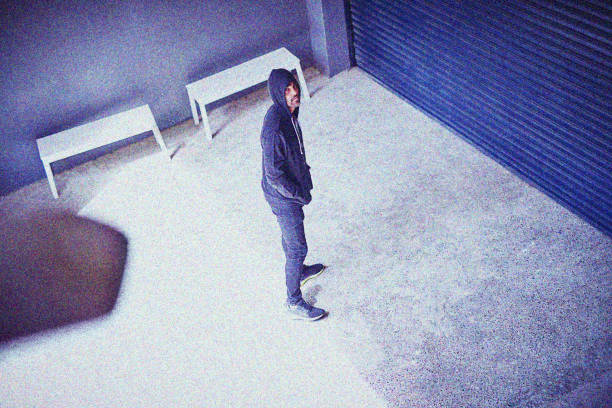
#> input picture images/security-camera.jpg, 612 x 408 px
$ jupyter execute assignment-1.ipynb
#> lines starting #> are read from the running program, lines starting #| are printed output that depends on the picture; after the words box and inside, x2 and y2 are one past the last pixel; in counts of white or black regions, pixels touching at a corner belong together
# Computer Vision Projects Notebook

## Project 1: Grayscale Analysis & Motion Detection

### 1.1 Overview

In this project, we convert surveillance camera images to grayscale and analyze them for motion detection and light source identification.

### 1.2 Objectives

- Convert color image to grayscale
- Compare original vs grayscale representation
- Evaluate grayscale effectiveness for motion detection
- Detect the brightest pixel to locate light sources

[cell 1]
import cv2
import numpy as np
import matplotlib.pyplot as plt

### 1.3 Code: Comparison - Original vs Grayscale

[cell 2]
# 1) Read and convert to RGB (for correct display in Matplotlib)
image = cv2.imread('./images/security-camera.jpg')
#> image is the input picture: shape (408, 612, 3); mean B, G, R 180.8, 148.4, 143.4
image = cv2.cvtColor(image, cv2.COLOR_BGR2RGB)

# 2) Make a grayscale version
gray_image = cv2.cvtColor(image, cv2.COLOR_RGB2GRAY)
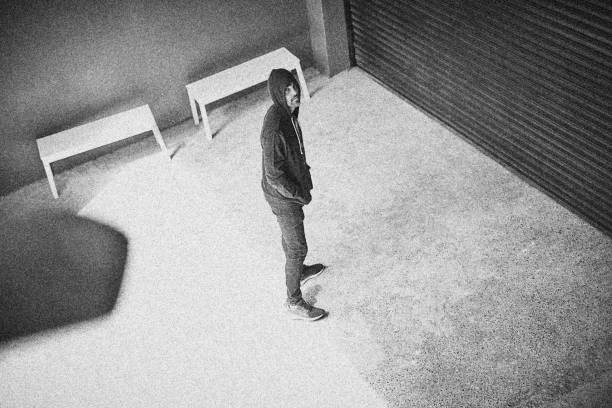
#> gray_image: shape (408, 612); min 4, max 254, mean 150.6

# 3) Show both side by side
fig, axes = plt.subplots(1, 2, figsize=(10, 5))

# Left: color image
axes[0].imshow(image)
axes[0].set_title('Security Camera (Color)')
axes[0].axis('off')

# Right: grayscale image (use cmap='gray'!)
axes[1].imshow(gray_image, cmap='gray')
axes[1].set_title('Security Camera (Grayscale)')
axes[1].axis('off')

plt.tight_layout()
plt.show()
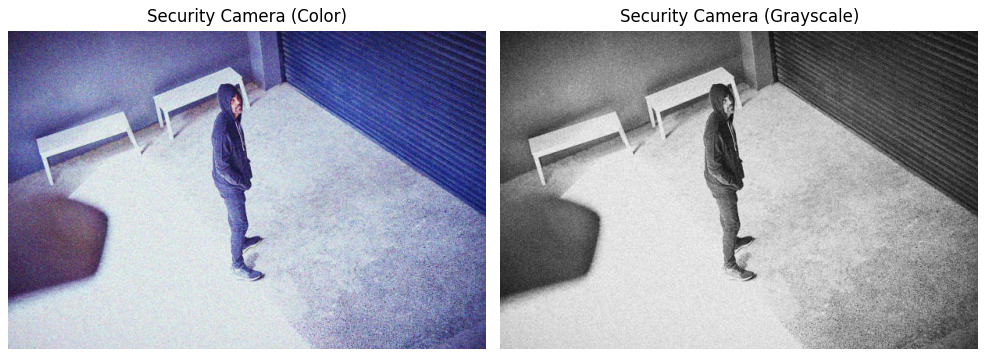
#> figure drawn by matplotlib, 2 panels

### 1.4 Analysis: Is Grayscale Better for Motion Detection?

**Answer: YES - Grayscale is better for motion detection**

**Why?**

- **Reduces computation**: Only 1 channel instead of 3 (RGB)
- **Avoids color noise**: Movement shows up as brightness changes, not color changes
- **Better for surveillance**: Color isn't critical for detecting motion; intensity is
- **Faster processing**: Less data to process means faster detection

Motion detection methods (frame differencing, background subtraction) look for **changes in brightness** between frames. Grayscale captures this directly.

### 1.5 Code: Finding the Brightest Pixel

[cell 3]
# Maximum intensity value
max_val = np.max(gray_image)
#> max_val = 254

# Position of the brightest pixel
max_pos = np.unravel_index(np.argmax(gray_image), gray_image.shape)
#> max_pos = (137, 117)

print(f"Brightest pixel value: {max_val}")
#| Brightest pixel value: 254
print(f"Location (row, col): {max_pos}")
#| Location (row, col): (137, 117)

[cell 4]
# Visualize the brightest pixel
plt.imshow(gray_image, cmap='gray')
plt.scatter([max_pos[1]], [max_pos[0]], c='red', s=50, marker='o')  # mark brightest pixel
plt.title('Brightest Pixel Highlighted')
plt.axis('off')
plt.show()
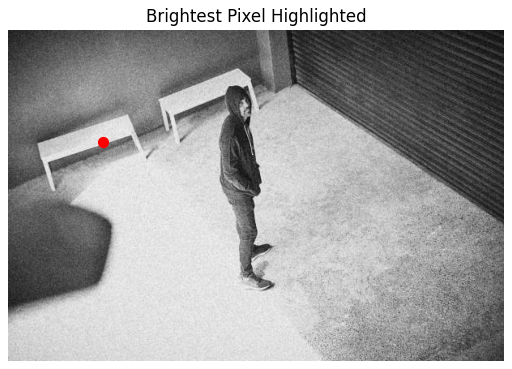
#> figure drawn by matplotlib, 1 panel

### 1.6 Results

- **Brightest pixel value**: 254 (almost maximum 255)
- **Location**: Row 137, Column 117
- **Interpretation**: This location marks a light source in the surveillance area

## Project 2: Traffic Light Detection using Color Spaces

### 2.1 Overview

In this project, we detect which traffic light is active (red, orange, or green) by converting to HSV color space and creating color masks.

### 2.2 Objectives

- Convert color image to HSV color space
- Create masks for red, orange, and green lights
- Automatically detect which light is currently ON

### 2.3 Why HSV Instead of BGR/RGB?

**The Problem with BGR/RGB:**

- Colors are mixed together (R, G, B channels)
- Same color at different brightness levels = different values
- Hard to detect specific colors reliably

**The Solution - HSV:**

- **H (Hue)**: The actual color (0-180 in OpenCV)
- **S (Saturation)**: Color purity
- **V (Value)**: Brightness

A red light stays in the same **Hue range** (0-10) regardless of how bright or dim it is. This makes color detection much more reliable!

### 2.4 Code: Convert to HSV and Display

[cell 5]
# Load image
bgr_image = cv2.imread('./images/traffic-light.jpg')
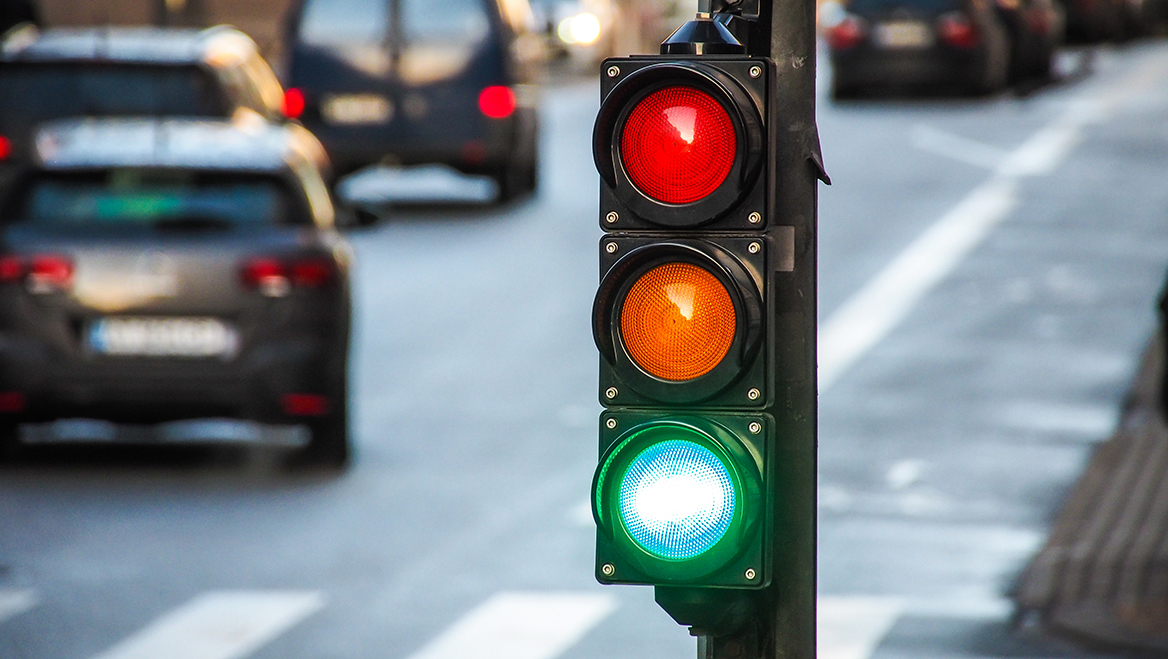
#> input picture images/traffic-light.jpg, 1168 x 659 px
#> bgr_image is the input picture: shape (659, 1168, 3); mean B, G, R 130.1, 125.4, 118.6
rgb_image = cv2.cvtColor(bgr_image, cv2.COLOR_BGR2RGB)
hsv_image = cv2.cvtColor(bgr_image, cv2.COLOR_BGR2HSV)
#> hsv_image: shape (659, 1168, 3); mean H, S, V 83.4, 60.3, 141.7

# Display all three color spaces
plt.subplot(1, 3, 1)
plt.imshow(bgr_image)
plt.title("BGR Image")
plt.axis("off")

plt.subplot(1, 3, 2)
plt.imshow(rgb_image)
plt.title("RGB Image")
plt.axis("off")

plt.subplot(1, 3, 3)
plt.imshow(hsv_image)
plt.title("HSV Image")
plt.axis("off")

plt.show()
#> figure, not shown here; B, G, R data is drawn as R, G, B

### 2.5 Code: Create Color Masks

[cell 6]
# Define HSV ranges for each color
lower_red = np.array([0, 120, 100])
upper_red = np.array([5, 255, 255])

lower_orange = np.array([8, 120, 100])
upper_orange = np.array([20, 255, 255])

lower_green = np.array([40, 80, 100])
upper_green = np.array([100, 255, 255])

# Create masks using inRange()
# If pixel HSV is between lower and upper bounds → WHITE (255)
# Otherwise → BLACK (0)
mask_red = cv2.inRange(hsv_image, lower_red, upper_red)
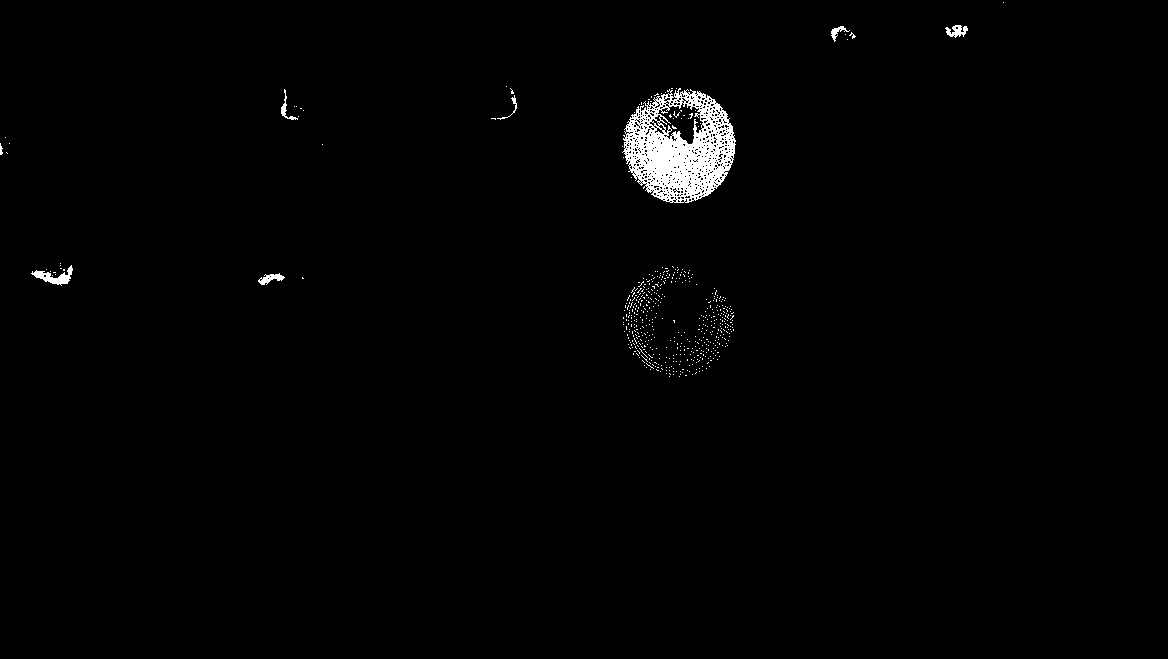
#> mask_red: shape (659, 1168); 1.2% white; 541 white regions (533 under 20 px), largest, box (x1, y1, x2, y2) and area: (622, 88, 736, 203) 7397, (31, 265, 73, 286) 332, (945, 25, 968, 38) 169
mask_orange = cv2.inRange(hsv_image, lower_orange, upper_orange)
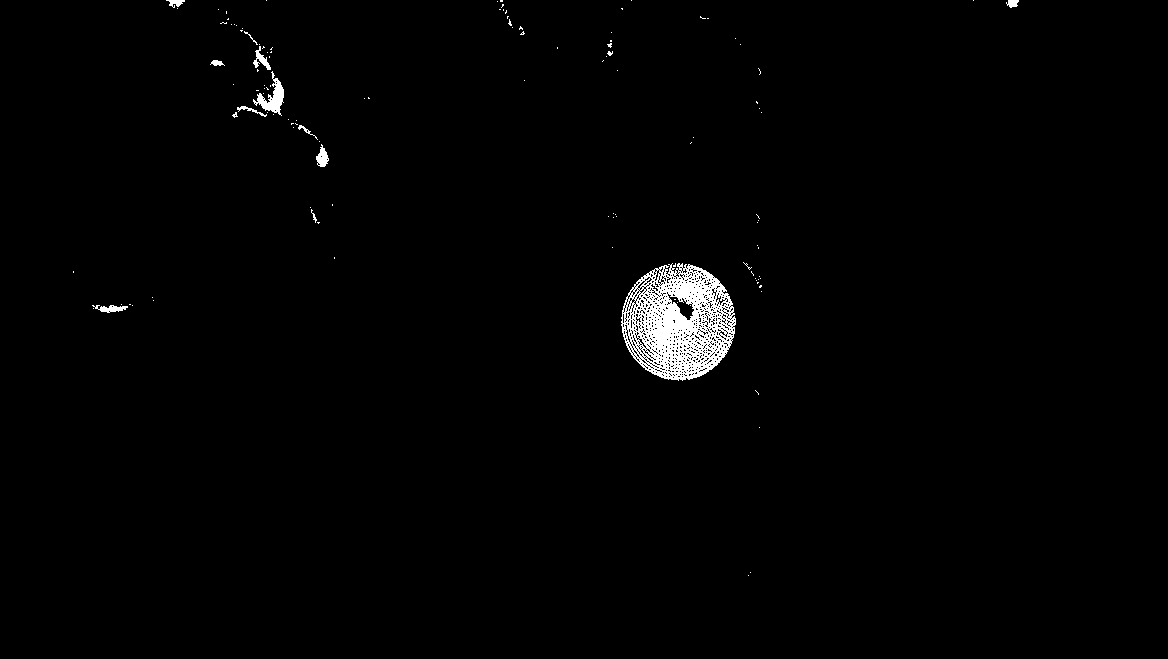
#> mask_orange: shape (659, 1168); 1.3% white; 121 white regions (109 under 20 px), largest, box (x1, y1, x2, y2) and area: (621, 263, 736, 381) 8126, (253, 71, 284, 116) 505, (316, 144, 329, 167) 171
mask_green = cv2.inRange(hsv_image, lower_green, upper_green)
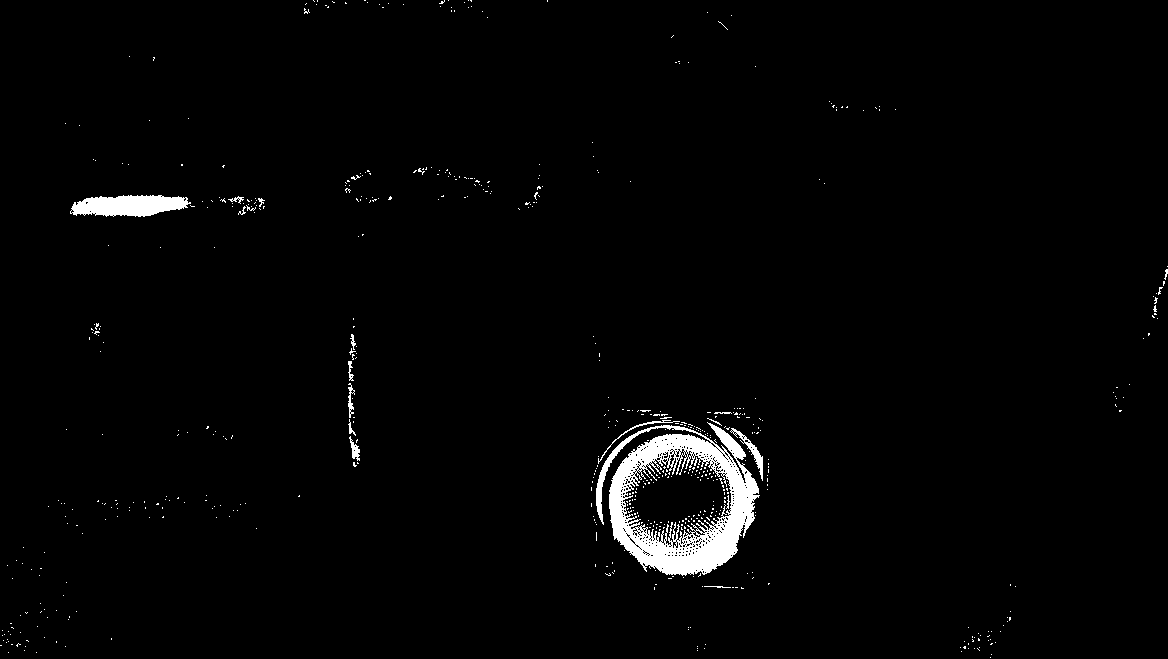
#> mask_green: shape (659, 1168); 1.9% white; 598 white regions (579 under 20 px), largest, box (x1, y1, x2, y2) and area: (596, 422, 760, 576) 10519, (70, 195, 191, 217) 1941, (730, 428, 763, 481) 303

# Display all masks
plt.subplot(1, 3, 1)
plt.imshow(mask_red, cmap='gray')
plt.title("Red Mask")
plt.axis("off")

plt.subplot(1, 3, 2)
plt.imshow(mask_orange, cmap='gray')
plt.title("Orange Mask")
plt.axis("off")

plt.subplot(1, 3, 3)
plt.imshow(mask_green, cmap='gray')
plt.title("Green Mask")
plt.axis("off")

plt.show()

### 2.6 Code: Detect Which Light is ON

[cell 7]
# Count white pixels in each mask
# cv2.countNonZero() counts all pixels that are NOT 0 (i.e., white pixels)
count_red = cv2.countNonZero(mask_red)
#> count_red = 9268
count_orange = cv2.countNonZero(mask_orange)
#> count_orange = 9837
count_green = cv2.countNonZero(mask_green)
#> count_green = 14999

print(f"Red pixels: {count_red}")
#| Red pixels: 9268
print(f"Orange pixels: {count_orange}")
#| Orange pixels: 9837
print(f"Green pixels: {count_green}")
#| Green pixels: 14999

# Find which light has the most white pixels
if count_red > count_orange and count_red > count_green:
    light_on = "RED"
elif count_orange > count_red and count_orange > count_green:
    light_on = "ORANGE"
elif count_green > count_red and count_green > count_orange:
    light_on = "GREEN"
else:
    light_on = "UNKNOWN"

print(f"\n🚦 Light Detected: {light_on}")
